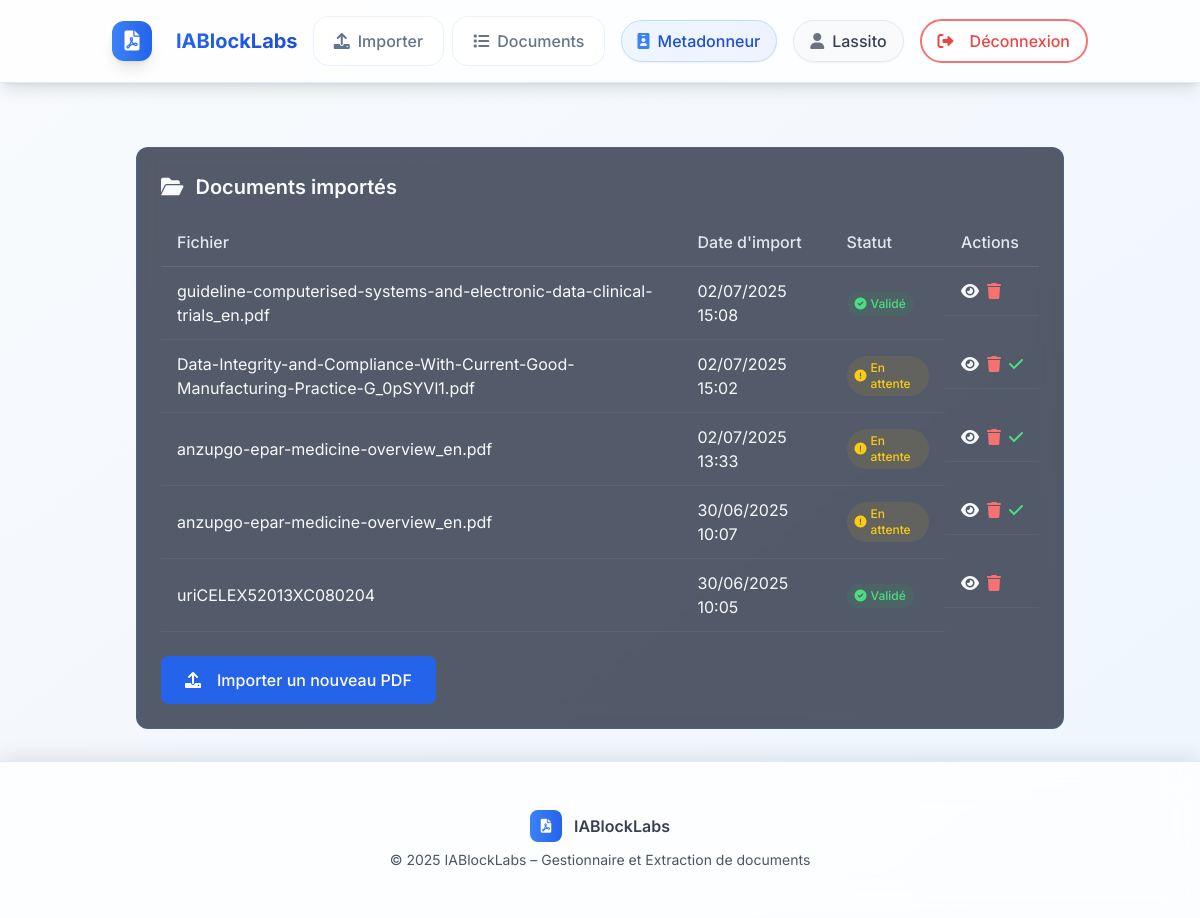
Page /documents/ (signed in) on the earlier database version.
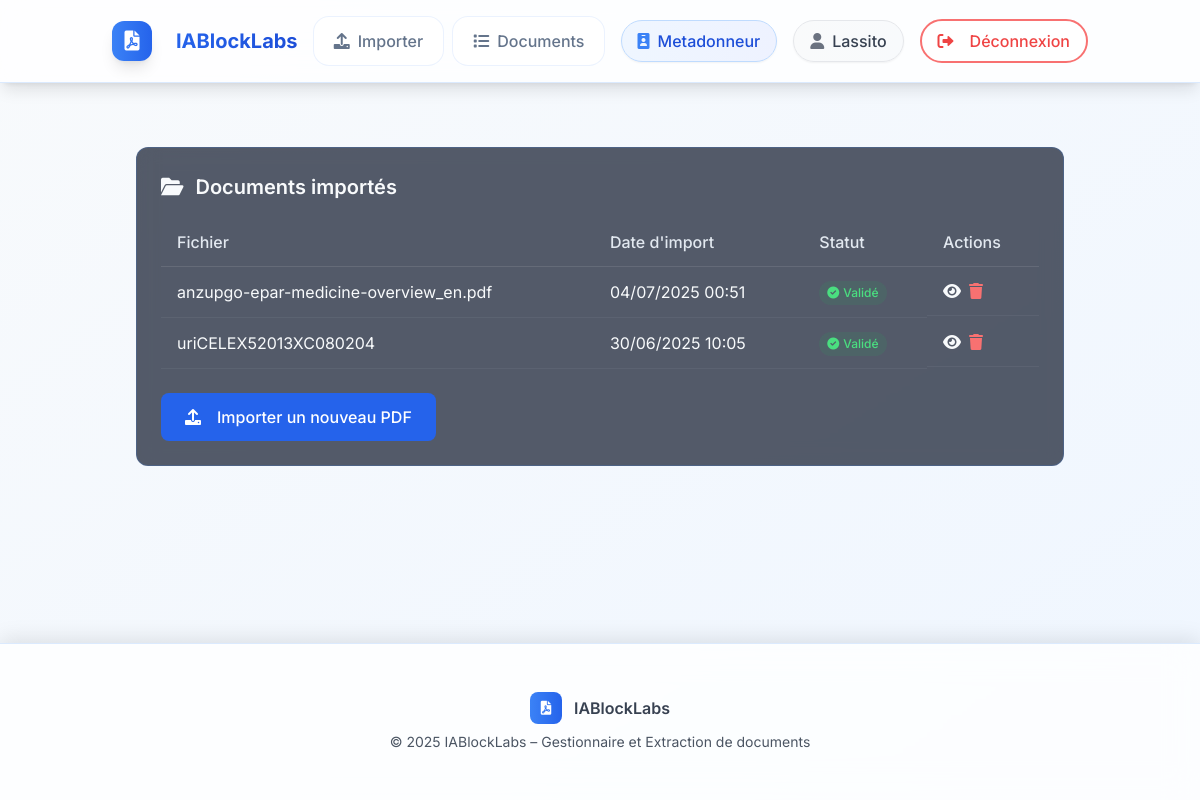
Same page on the later database version.
### rawdocs/models.py (models this page shows, shortened)
class RawDocument(models.Model):
    url        = models.URLField(help_text="URL d'origine du PDF", blank=True)
    file       = models.FileField(upload_to=pdf_upload_to, help_text="Fichier PDF téléchargé")
    created_at = models.DateTimeField(auto_now_add=True)
    owner = models.ForeignKey(
        settings.AUTH_USER_MODEL,
        on_delete=models.CASCADE,
        related_name='raw_documents',
        null=True, blank=True,
        help_text="Utilisateur qui a téléchargé ce document"
    )
    is_validated    = models.BooleanField(default=False, help_text="Document validé par un métadonneur")
    validated_at    = models.DateTimeField(null=True, blank=True)
    total_pages       = models.IntegerField(default=0, help_text="Nombre total de pages")
    pages_extracted   = models.BooleanField(default=False, help_text="Pages extraites individuellement")
    title            = models.TextField(blank=True, help_text="Titre du document")
    doc_type         = models.CharField("Type", max_length=100, blank=True, help_text="Type du document (guide, rapport…)")  # renommé doc_type
    publication_date = models.CharField(max_length=100, blank=True, help_text="Date de publication")
    version          = models.CharField(max_length=50, blank=True, help_text="Version extraite")
    source           = models.CharField(max_length=255, blank=True, help_text="Organisation émettrice (EMA, FDA…)")
    context          = models.TextField(blank=True, help_text="Contexte extrait (2 phrases max)")
    country          = models.CharField(max_length=100, blank=True, help_text="Pays détecté (GPE ou TLD)")
    language         = models.CharField(max_length=10, blank=True, help_text="Langue détectée (fr, en…)")
    url_source       = models.URLField(blank=True, help_text="URL d'origine pour référence")

### rawdocs/views.py (the view)
@login_required(login_url='rawdocs:login')
@user_passes_test(is_metadonneur)
def document_list(request):
    docs = RawDocument.objects.filter(owner=request.user).order_by('-created_at')
    for d in docs: d.basename = os.path.basename(d.file.name)
    return render(request, 'rawdocs/document_list.html', {'documents': docs})

### rawdocs/templatetags/rawdocs_extras.py (called while the page is built)
@register.filter
def basename(value):
    return os.path.basename(value)

### rawdocs/views.py (called while the page is built)
def is_metadonneur(user):
    return user.groups.filter(name="Metadonneur").exists()

### templates/rawdocs/document_list.html (shortened to what this page needs)
{% extends "base.html" %}
{% load rawdocs_extras %}
{% block content %}
<div class="dashboard-container">
    <div class="card">
        <h2 class="card-title">
            <i class="fas fa-folder-open text-accent"></i>
            Documents importés
        </h2>
        {% if documents %}
            <div class="overflow-x-auto">
                <table class="table">
                    <thead>
                        <tr>
                            <th>Fichier</th>
                            <th>Date d'import</th>
                            <th>Statut</th>
                            <th>Actions</th>
                        </tr>
                    </thead>
                    <tbody>
                        {% for doc in documents %}
                        <tr>
                            <td>{{ doc.file.name|basename }}</td>
                            <td>{{ doc.created_at|date:"d/m/Y H:i" }}</td>
                            <td>
                                {% if doc.is_validated %}
                                    <span class="inline-flex items-center px-2 py-1 rounded-full text-xs font-medium bg-green-500/10 text-green-400">
                                        <i class="fas fa-check-circle mr-1"></i> Validé
                                    </span>
                                {% else %}
                                    <span class="inline-flex items-center px-2 py-1 rounded-full text-xs font-medium bg-yellow-500/10 text-yellow-400">
                                        <i class="fas fa-exclamation-circle mr-1"></i> En attente
                                    </span>
                                {% endif %}
                            </td>
                            <td class="flex space-x-2">
                                <a href="{% url 'rawdocs:edit_metadata' doc.id %}"
                                   class="text-accent hover:text-white transition-colors"
                                   title="Voir / éditer les métadonnées">
                                    <i class="fas fa-eye"></i>
                                </a>
                                <form method="post"
                                      action="{% url 'rawdocs:document_delete' doc.id %}"
                                      class="inline">
                                    <button type="submit"
                                            class="text-red-400 hover:text-red-300 transition-colors"
                                            title="Supprimer">
                                        <i class="fas fa-trash"></i>
                                    </button>
                                </form>
                                {% if not doc.is_validated %}
                                <a href="{% url 'rawdocs:validate_document' doc.id %}"
                                   class="text-green-400 hover:text-green-300 transition-colors"
                                   title="Valider pour annotation">
                                    <i class="fas fa-check"></i>
                                </a>
                                {% endif %}
                            </td>
                        </tr>
                        {% endfor %}
                    </tbody>
                </table>
            </div>
        {% else %}
            <p class="text-gray-400">Aucun document importé pour le moment.</p>
        {% endif %}
        <div class="mt-6">
            <a href="{% url 'rawdocs:upload' %}"
               class="btn btn-primary">
                <i class="fas fa-upload mr-2"></i> Importer un nouveau PDF
            </a>
        </div>
    </div>
</div>
{% endblock %}

Differences in the rows shown:
removed RawDocument: file.name|basename "guideline-computerised-systems-and-electronic-data-clinical-trials_en.pdf", created_at "02/07/2025 15:08", is_validated True (drawn)
removed RawDocument: file.name|basename "Data-Integrity-and-Compliance-With-Current-Good-Manufacturing-Practice-G_0pSYVl1.pdf", created_at "02/07/2025 15:02", is_validated False (drawn)
removed RawDocument: file.name|basename "anzupgo-epar-medicine-overview_en.pdf", created_at "02/07/2025 13:33", is_validated False (drawn)
removed RawDocument: file.name|basename "anzupgo-epar-medicine-overview_en.pdf", created_at "30/06/2025 10:07", is_validated False (drawn)
added RawDocument: file.name|basename "anzupgo-epar-medicine-overview_en.pdf", created_at "04/07/2025 00:51", is_validated True (drawn)
